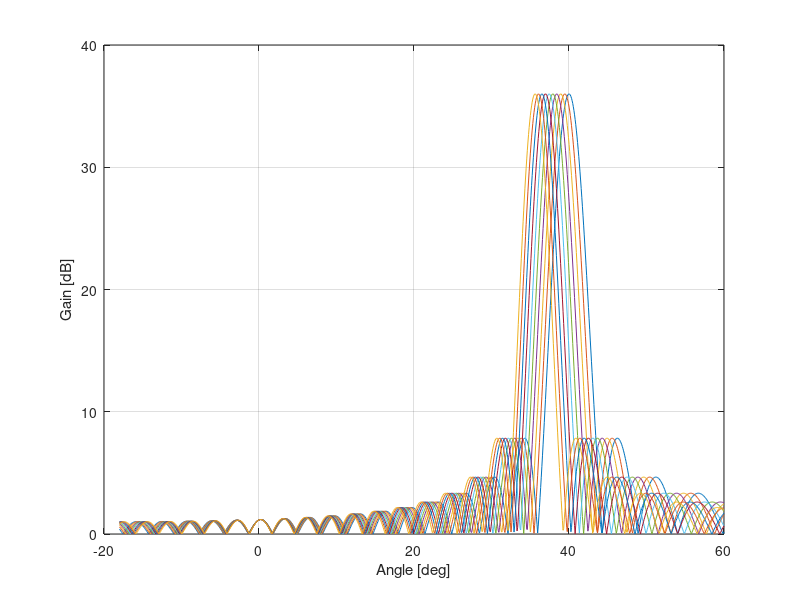
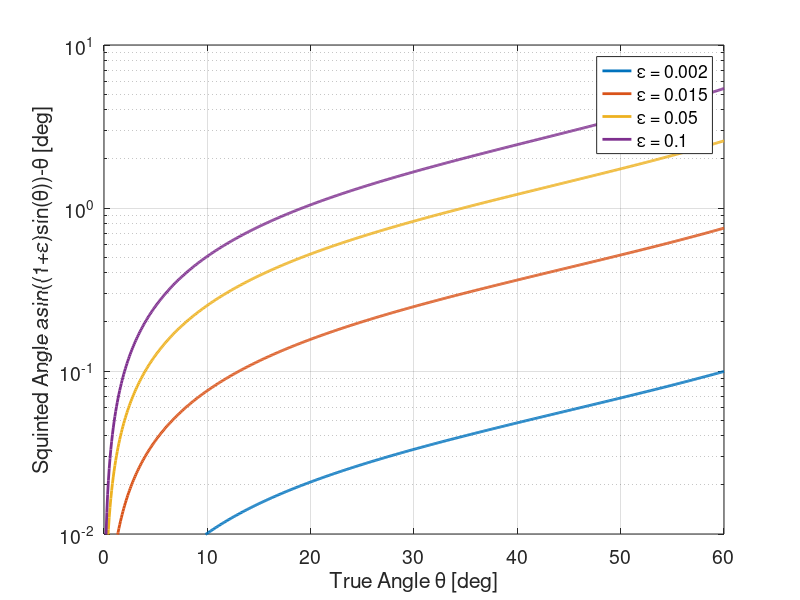
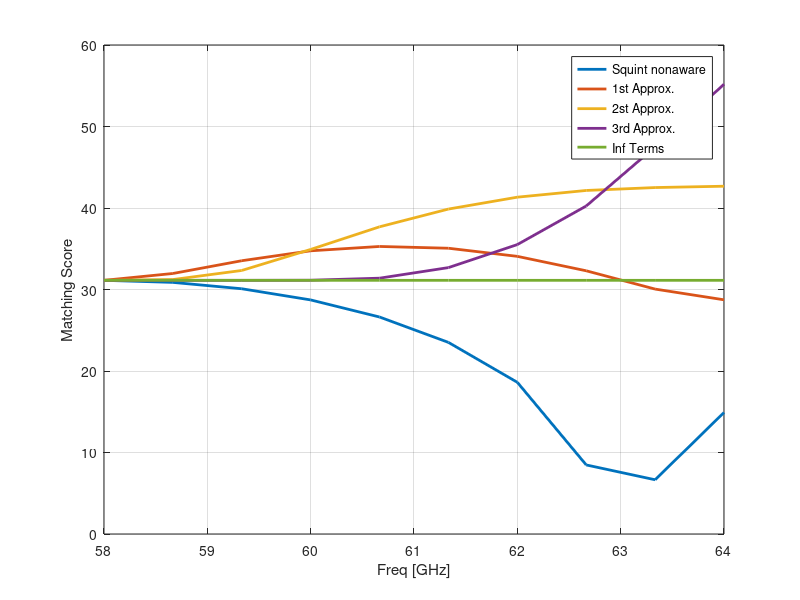

These figures' MATLAB source, in order:
clear;clc;
f0 = 58e9;
c = 3e8;
Nrx = 36;
lambda0 = c/f0;
d0 = lambda0/2;
freq_range = linspace(58,64,10)*1e9;
% 
theta_range = linspace(-pi/10,pi/3,1e3);
AoA = 40/180*pi;
w_vec = exp(1j*pi*(0:Nrx-1)'*sin(AoA));
gain = zeros(length(freq_range), length(theta_range));

for freq_idx = 1:length(freq_range)
    freq = freq_range(freq_idx);
    lambda = c/freq;
    for theta_idx = 1:length(theta_range)
        arx = exp(1j*2*pi*d0/lambda*(0:Nrx-1)'*sin(theta_range(theta_idx)));
        gain(freq_idx,theta_idx) = arx'*w_vec;
    end
end
%
figure
for freq_idx = 1:length(freq_range)
    plot(theta_range/pi*180, (abs(gain(freq_idx,:))));hold on
end
xlabel('Angle [deg]')
ylabel('Gain [dB]')
grid on
%% theoretical analysis
figure
semilogy(theta_range/pi*180, (asin(sin(theta_range)*(1+0.002/2))-theta_range)/pi*180,'linewidth',2);
hold on
semilogy(theta_range/pi*180, (asin(sin(theta_range)*(1+0.015/2))-theta_range)/pi*180,'linewidth',2);
hold on
semilogy(theta_range/pi*180, (asin(sin(theta_range)*(1+0.05/2))-theta_range)/pi*180,'linewidth',2);
hold on 
semilogy(theta_range/pi*180, (asin(sin(theta_range)*(1+0.1/2))-theta_range)/pi*180,'linewidth',2);
hold on
grid on
set(gca,'FontSize',14)
xlabel('True Angle \theta [deg]')
ylabel('Squinted Angle asin((1+\epsilon)sin(\theta))-\theta [deg]')
legend('\epsilon = 0.002','\epsilon = 0.015','\epsilon = 0.05','\epsilon = 0.1')
xlim([0,60])
ylim([0.01,10])
yticks([0.01,0.1,1,10])

%%
for freq_idx = 1:length(freq_range)
    freq = freq_range(freq_idx);
    lambda = c/freq;
    
    arx_true = exp(1j*2*pi*d0/lambda*(0:Nrx-1)'*sin(AoA));
    
    % no squint assumption
    arx_dict_0th = exp(1j*pi*(0:Nrx-1)'*sin(AoA));
    gain_0th(freq_idx) = (arx_dict_0th)'*arx_true;
    
    
    % 1st order approximation
    arx_dict_1st = exp(1j*pi*(0:Nrx-1)'*sin(AoA)).*(1+...
                    1j*pi*(freq-f0)/f0*(0:Nrx-1).'*sin(AoA));
%     gain_1st(freq_idx) = (arx_dict_1st./norm(arx_dict_1st))'*arx_true;
    gain_1st(freq_idx) = (arx_dict_1st)'*arx_true;

    
    % 2nd order approximation
    arx_dict_2nd = exp(1j*pi*(0:Nrx-1)'*sin(AoA)).*(1+...
                    (1j*pi*(freq-f0)/f0*(0:Nrx-1).'*sin(AoA))+...
                    (1/2) * (1j*pi*(freq-f0)/f0*(0:Nrx-1).'*sin(AoA)).^2);
    gain_2nd(freq_idx) = (arx_dict_2nd)'*arx_true;
    
    % 3rd order approximation
    arx_dict_3rd = exp(1j*pi*(0:Nrx-1)'*sin(AoA)).*(1+...
                    (1j*pi*(freq-f0)/f0*(0:Nrx-1).'*sin(AoA))+...
                    (1/2)* (1j*pi*(freq-f0)/f0*(0:Nrx-1).'*sin(AoA)).^2+...
                    (1/2/3)* (1j*pi*(freq-f0)/f0*(0:Nrx-1).'*sin(AoA)).^3+...
                    (1/2/3/4)* (1j*pi*(freq-f0)/f0*(0:Nrx-1).'*sin(AoA)).^4+...
                    (1/2/3/4/5)* (1j*pi*(freq-f0)/f0*(0:Nrx-1).'*sin(AoA)).^5+...
                    (1/2/3/4/5/6)* (1j*pi*(freq-f0)/f0*(0:Nrx-1).'*sin(AoA)).^6+...
                    (1/2/3/4/5/6/7)* (1j*pi*(freq-f0)/f0*(0:Nrx-1).'*sin(AoA)).^7);
    gain_3rd(freq_idx) = (arx_dict_3rd)'*arx_true;
    
    % infinate terms
    arx_dict_inf = exp(1j*pi*(0:Nrx-1)'*sin(AoA)).*exp(1j*pi*(freq-f0)/f0*(0:Nrx-1)'*sin(AoA));
    gain_inf(freq_idx) = (arx_dict_inf)'*arx_true;
    
end

figure
plot(freq_range/1e9,20*log10(abs(gain_0th)),'linewidth',2);hold on
plot(freq_range/1e9,20*log10(abs(gain_1st)),'linewidth',2);hold on
plot(freq_range/1e9,20*log10(abs(gain_2nd)),'linewidth',2);hold on
plot(freq_range/1e9,20*log10(abs(gain_3rd)),'linewidth',2);hold on
plot(freq_range/1e9,20*log10(abs(gain_inf)),'linewidth',2);hold on

grid on
xlabel('Freq [GHz]')
ylabel('Matching Score')
legend('Squint nonaware','1st Approx.','2st Approx.','3rd Approx.','Inf Terms')
ymax = max(20*log10(abs(gain_1st)));
% ylim([ymax-60,ymax+10])
